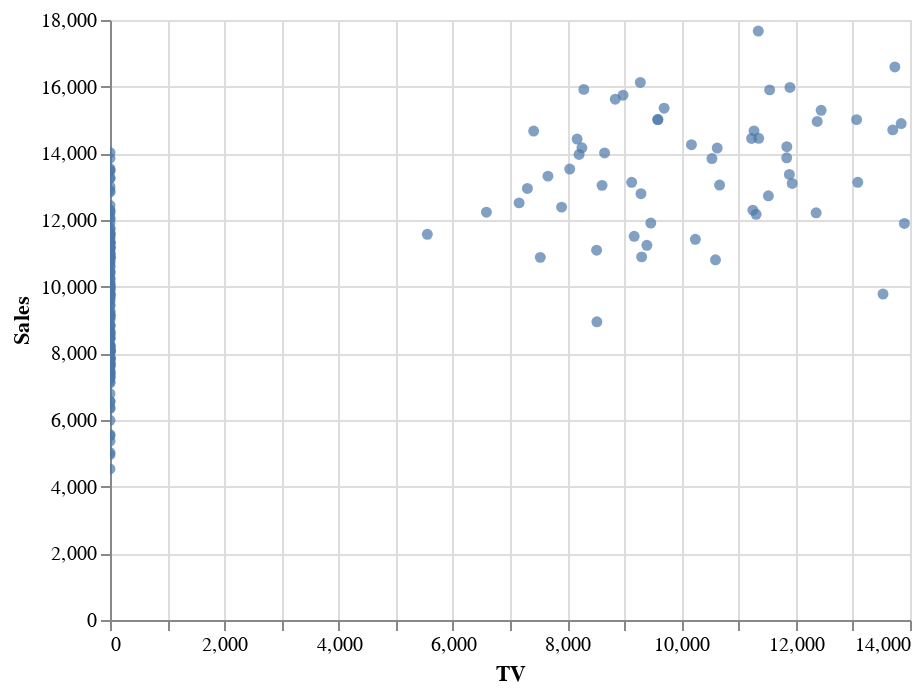

The notebook cell saved with this chart:
### Markdown cell above
The correlation matrices above show that there’s a medium/strong correlation between TV and sales (0.68), a moderate correlation between radio and sales (0.47), and a weak/medium correlation between banners and sales (0.36).

Next, three scatter plots are shown simply to visualize the relationship between TV, Radio and Banners with the Sales of the WeekDates.
Also a pair plot matrix is shown to visualize the other relationships.

### Code cell
alt.Chart(mmm_df).mark_circle().encode(
    x='TV',
    y='Sales',
    tooltip=[alt.Tooltip('Sales', title='Ventas de la semana',format='~s')]
).interactive()

### Figure 1 — Vega-Lite specification as saved in the notebook (floating-point values rounded to 4 significant figures; data arrays with more than 128 entries replaced by an {"elided": "..."} marker saying what was removed)
{"config": {"view": {"continuousWidth": 400, "continuousHeight": 300}}, "data": {"name": "data-ae7bc2e20eb238b7838548cfad3534e4"}, "mark": "circle", "encoding": {"tooltip": [{"type": "quantitative", "field": "Sales", "format": "~s", "title": "Ventas de la semana"}], "x": {"type": "quantitative", "field": "TV"}, "y": {"type": "quantitative", "field": "Sales"}}, "selection": {"selector001": {"type": "interval", "bind": "scales", "encodings": ["x", "y"]}}, "$schema": "https://vega.github.io/schema/vega-lite/v4.8.1.json", "datasets": {"data-ae7bc2e20eb238b7838548cfad3534e4": {"elided": "200 records"}}}
